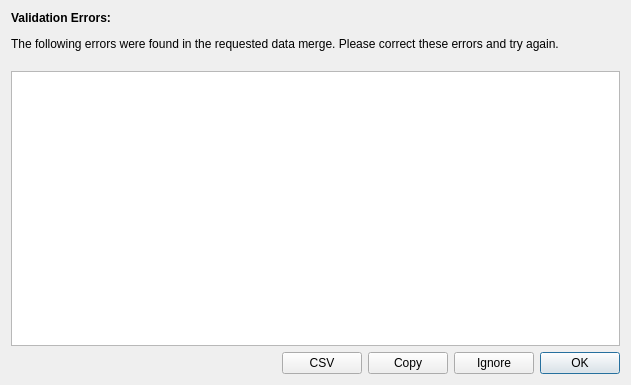
<?xml version="1.0" encoding="UTF-8"?>
<ui version="4.0">
 <class>ItemFeatureErrorDialog</class>
 <widget class="QDialog" name="ItemFeatureErrorDialog">
  <property name="geometry">
   <rect>
    <x>0</x>
    <y>0</y>
    <width>631</width>
    <height>385</height>
   </rect>
  </property>
  <property name="windowTitle">
   <string>Feature Validation Errors</string>
  </property>
  <layout class="QVBoxLayout" name="verticalLayout">
   <item>
    <widget class="QLabel" name="label">
     <property name="text">
      <string>&lt;html&gt;&lt;head/&gt;&lt;body&gt;&lt;p&gt;&lt;span style=&quot; font-weight:600;&quot;&gt;Validation Errors:&lt;/span&gt;&lt;/p&gt;&lt;p&gt;The following errors were found in the requested data merge. Please correct these errors and try again.&lt;br/&gt;&lt;/p&gt;&lt;/body&gt;&lt;/html&gt;</string>
     </property>
     <property name="wordWrap">
      <bool>true</bool>
     </property>
    </widget>
   </item>
   <item>
    <widget class="QTableView" name="errorTable"/>
   </item>
   <item>
    <layout class="QHBoxLayout" name="horizontalLayout">
     <item>
      <spacer name="horizontalSpacer">
       <property name="orientation">
        <enum>Qt::Horizontal</enum>
       </property>
       <property name="sizeHint" stdset="0">
        <size>
         <width>40</width>
         <height>20</height>
        </size>
       </property>
      </spacer>
     </item>
     <item>
      <widget class="QPushButton" name="csvButton">
       <property name="text">
        <string>CSV</string>
       </property>
      </widget>
     </item>
     <item>
      <widget class="QPushButton" name="copyButton">
       <property name="text">
        <string>Copy</string>
       </property>
      </widget>
     </item>
     <item>
      <widget class="QPushButton" name="ignoreButton">
       <property name="enabled">
        <bool>true</bool>
       </property>
       <property name="text">
        <string>Ignore</string>
       </property>
      </widget>
     </item>
     <item>
      <widget class="QPushButton" name="okButton">
       <property name="text">
        <string>OK</string>
       </property>
       <property name="default">
        <bool>true</bool>
       </property>
      </widget>
     </item>
    </layout>
   </item>
  </layout>
 </widget>
 <tabstops>
  <tabstop>errorTable</tabstop>
  <tabstop>okButton</tabstop>
  <tabstop>ignoreButton</tabstop>
  <tabstop>copyButton</tabstop>
  <tabstop>csvButton</tabstop>
 </tabstops>
 <resources/>
 <connections/>
</ui>
